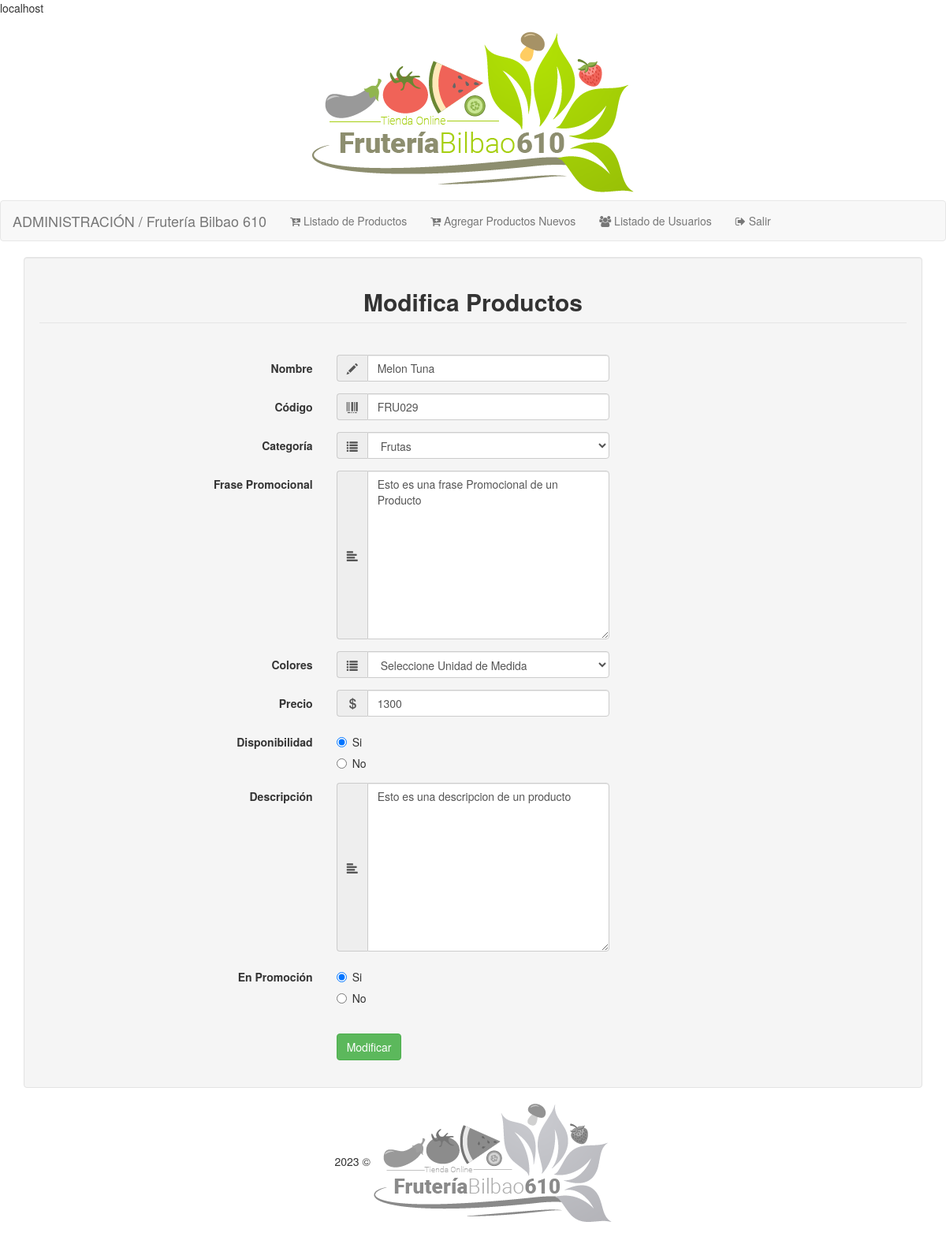
/admin/producto_modificar.php?id=2 (signed in), run on the app's committed database.
### tables this page shows
CREATE TABLE IF NOT EXISTS `productos` (
  `id` int(5) NOT NULL AUTO_INCREMENT,
  `nombre` varchar(80) NOT NULL,
  `codigo` char(12) NOT NULL,
  `categoria` varchar(50) NOT NULL,
  `frase_promocional` mediumtext NOT NULL,
  `unidad` set('Unid','Pote','Paquete','Mata','Malla','Litro','Kilo','Cabeza','Bandeja de 20 und','Bandeja 250 gr','Bandeja 200 gr','Bandeja 100 gr','Bandeja','900 gr','875 gr','850 gr','6 Unid','500 gr','50 Unid','400 gr','370 cc','3 Unid','250 gr','200 gr','2 Kilo','2 Kg','100 gr','1/4 Kilo','1/2 Litro','1/2 Kilo Jumbo','1/2 Kilo') NOT NULL,
  `precio` float NOT NULL,
  `disponibilidad` enum('1','0') NOT NULL,
  `descripcion` mediumtext NOT NULL,
  `promocion` enum('Si','No') NOT NULL,
  `fecha` timestamp NOT NULL DEFAULT CURRENT_TIMESTAMP,
  PRIMARY KEY (`id`),
  UNIQUE KEY `codigo` (`codigo`),
  UNIQUE KEY `id` (`id`),
  UNIQUE KEY `id_2` (`id`)
);

### admin/producto_modificar.php (the view, shortened to what this page needs)
<?php
require_once('../conexion.php'); ?>
<?php
$query=" SELECT * FROM productos WHERE id='$_GET[id]'";
$resource = $conn->query($query);
$row = $resource->fetch_assoc();
?>
<!DOCTYPE html>
<html lang="es">
    <head>
		<link href="https://maxcdn.bootstrapcdn.com/bootstrap/3.3.7/css/bootstrap.min.css" rel="stylesheet">
		<link rel="stylesheet" href="https://cdnjs.cloudflare.com/ajax/libs/jquery.bootstrapvalidator/0.5.0/css/bootstrapValidator.min.css">
	    <link rel="stylesheet" href="https://maxcdn.bootstrapcdn.com/font-awesome/4.6.1/css/font-awesome.min.css">
	</head>
		<body>
         <?php
            include("header.php");
            include("menu_admin.php");
        ?>
		    <div class="container">
			    <form class="well form-horizontal" method="post"  id="Modificar" name="Modificar">
					<fieldset>
					<legend><center><h2><b>Modifica Productos</b></h2></center></legend><br>
					<div class="form-group">
					  <label class="col-md-4 control-label">Nombre</label>
					  <div class="col-md-4 inputGroupContainer">
					  <div class="input-group">
					  <span class="input-group-addon"><i class="glyphicon glyphicon-pencil"></i></span>
					  <input  name="nombre" id="nombre" placeholder="Ingrese Nombre de Producto" class="form-control"  type="text" value="<?php echo $row["nombre"]?>">
					    </div>
					  </div>
					</div>
					      	<div class="form-group">
							  <label class="col-md-4 control-label">Código</label>
							    <div class="col-md-4 inputGroupContainer">
							    <div class="input-group">
							        <span class="input-group-addon"><i class="glyphicon glyphicon-barcode"></i></span>
							  		<input name="codigo" id="codigo" placeholder="Ingrese Código" class="form-control"  type="text" style="text-transform: uppercase" value="<?php echo $row["codigo"]?>">
							    </div>
							  </div>
							</div>
					<div class="form-group">
					 	<label class="col-md-4 control-label">Categoría</label>
							<div class="col-md-4 selectContainer">
								<div class="input-group">
									<span class="input-group-addon"><i class="glyphicon glyphicon-list"></i></span>
									<select name="categoria" id="categoria" class="form-control selectpicker" >
										 <option value="Frutas"<?php if($row["categoria"]=="Frutas") echo "selected" ?>>Frutas</option>
									</select>
								</div>
							</div>
					</div>
					<div class="form-group">
					  <label class="col-md-4 control-label">Frase Promocional</label>
					    <div class="col-md-4 inputGroupContainer">
					    <div class="input-group">
					        <span class="input-group-addon"><i class="glyphicon glyphicon-align-left"></i></span>
				    	<textarea name="frase_promocional" id="frase_promocional" cols="30" rows="10" placeholder="Ingrese Frase Promocional" class="form-control" type="text"><?php echo $row["frase_promocional"]?></textarea>
					    </div>
					  </div>
					</div>
					<div class="form-group">
					 	<label class="col-md-4 control-label">Colores</label>
							<div class="col-md-4 selectContainer">
								<div class="input-group">
									<span class="input-group-addon"><i class="glyphicon glyphicon-list"></i></span>
									<select name="unidad[]" id="unidad" class="form-control selectpicker" >
										<option value=" " >Seleccione Unidad de Medida</option>
									</select>
								</div>
							</div>
					</div>
					<div class="form-group">
					  <label class="col-md-4 control-label">Precio</label>
					    <div class="col-md-4 inputGroupContainer">
					    <div class="input-group">
					        <span class="input-group-addon"><i class="glyphicon glyphicon-usd"></i></span>
					  	<input name="precio" id="precio" placeholder="Ingrese Precio $" class="form-control" type="text" value="<?php echo $row["precio"]?>">
					    </div>
					  </div>
					</div>
					 <div class="form-group">
						 <label class="col-md-4 control-label">Disponibilidad</label>
						 <div class="col-md-4 inputGroupContainer">
							<div class="radio">
							  <label><input type="radio" name="disponibilidad" value="1" required <?php if($row["disponibilidad"]== 1) echo "checked" ?>>Si</label>
							</div>
							<div class="radio">
							  <label><input type="radio" name="disponibilidad" value="0" required <?php if($row["disponibilidad"]== 0) echo "checked" ?>>No</label>
							</div>
						 </div>
					</div>
					<div class="form-group">
					  <label class="col-md-4 control-label">Descripción</label>
					    <div class="col-md-4 inputGroupContainer">
					    <div class="input-group">
					        <span class="input-group-addon"><i class="glyphicon glyphicon-align-left"></i></span>
				    	<textarea name="descripcion" id="descripcion" cols="30" rows="10" placeholder="Ingrese Descripción" class="form-control" type="text"><?php echo $row["descripcion"]?></textarea>
					    </div>
					  </div>
					</div>
					 <div class="form-group">
						 <label class="col-md-4 control-label">En Promoción</label>
						 <div class="col-md-4 inputGroupContainer">
							<div class="radio">
							  <label>
							  <input type="radio" name="promocion" value="Si" required  <?php if($row["promocion"]=="Si") echo "checked" ?>>Si</label>
							</div>
							<div class="radio">
							  <label><input type="radio" name="promocion" value="No" required  <?php if($row["promocion"]=="No") echo "checked" ?>>No</label>
							</div>
						 </div>
					</div>
					<div class="form-group">
					  <label class="col-md-4 control-label"></label>
					  <div class="col-md-4"><br>
					   <input type="submit" class="btn btn-success" name="enviar" value="Modificar" id="agregarProducto">
					  </div>
					</div>
					</fieldset>
				</form>
			</div>
			 <?php
                include("footer.php");
            ?>
		</body>
</html>

### data on the page
productos: nombre "Melon Tuna", codigo "FRU029", categoria "Frutas", frase_promocional "Esto es una frase Promocional de un Producto", precio "1300", disponibilidad "☑ Si", disponibilidad "☐ No", descripcion "Esto es una descripcion de un producto", promocion "☑ Si", promocion "☐ No"
